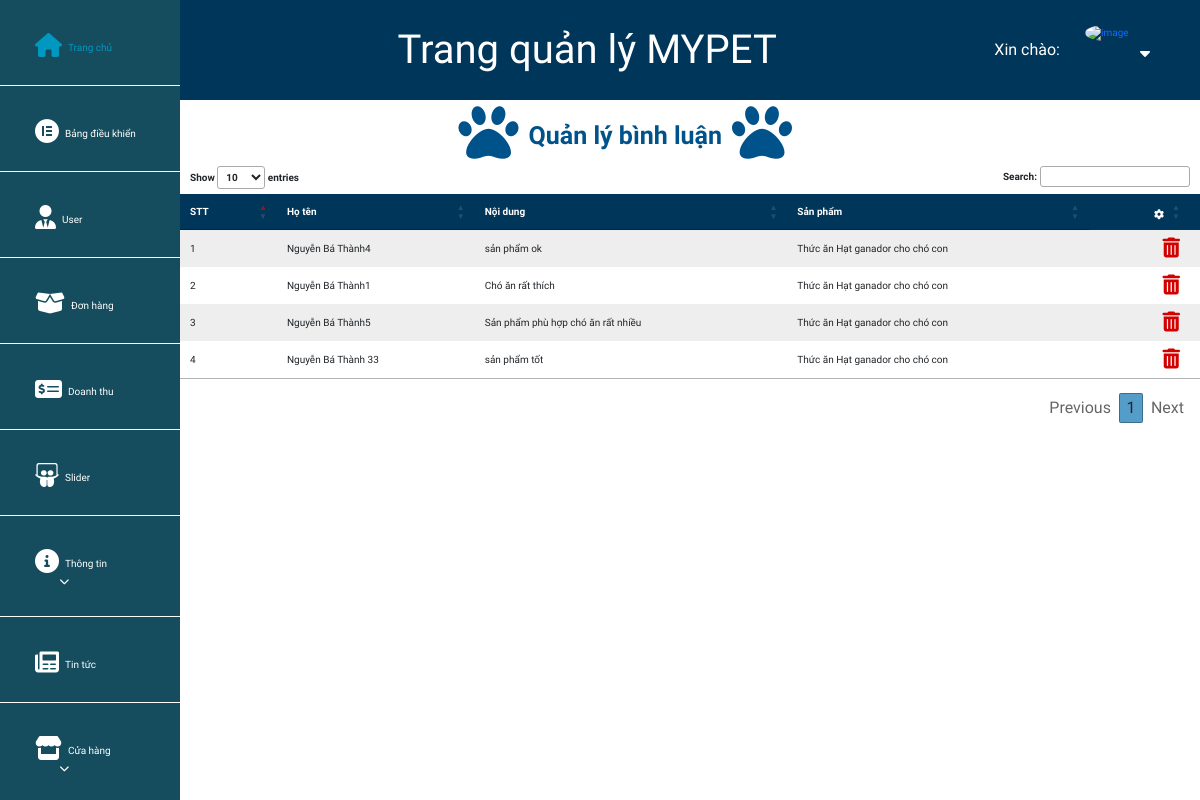
Before: /admin/comment.php with the older database file.
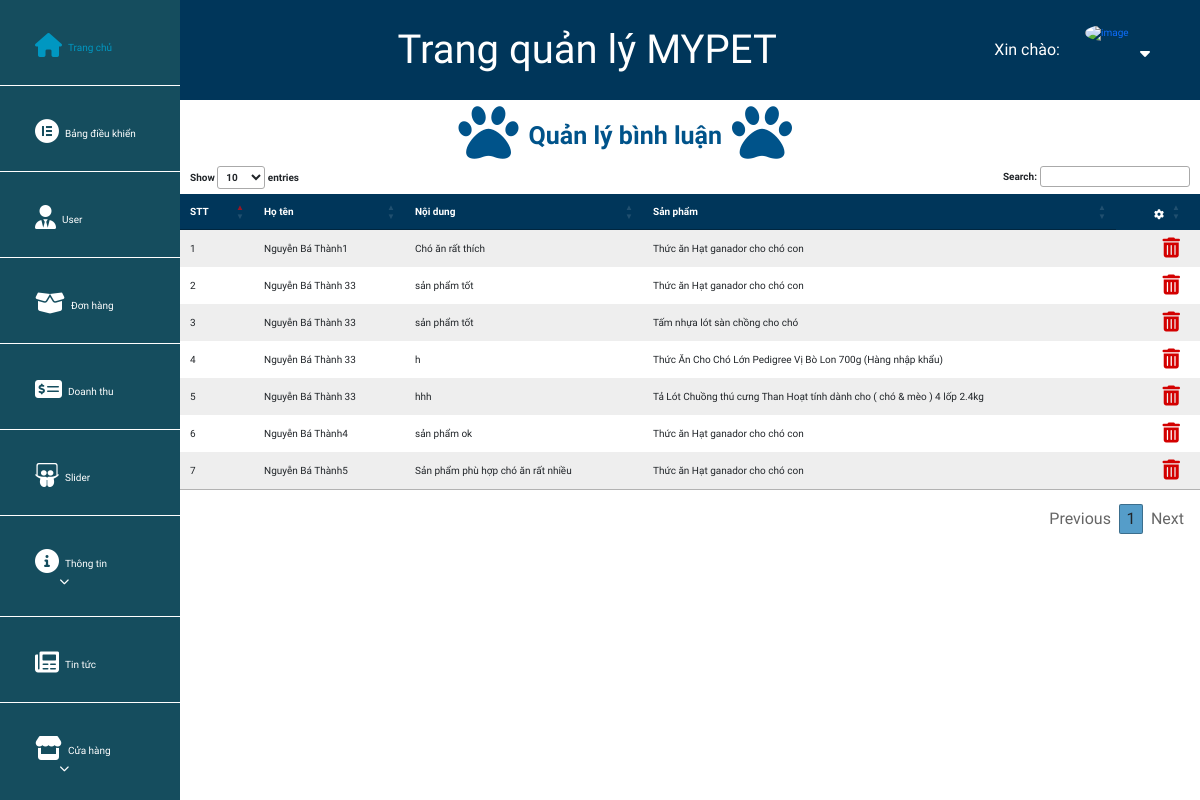
After: the same page with the newer database file.
### tables this page shows
CREATE TABLE `comment` (
  `id_comment` int(11) NOT NULL,
  `id_user` int(11) NOT NULL,
  `content_comment` longtext NOT NULL,
  `id_shop_fk` int(11) NOT NULL
);

CREATE TABLE `user` (
  `id` int(11) NOT NULL,
  `name` varchar(255) NOT NULL,
  `username` varchar(255) NOT NULL,
  `password` varchar(255) NOT NULL,
  `email` longtext NOT NULL,
  `phone` varchar(10) NOT NULL,
  `address` varchar(255) NOT NULL,
  `image` varchar(255) NOT NULL,
  `status` int(10) NOT NULL
);

CREATE TABLE `shop` (
  `id_shop` int(11) NOT NULL,
  `title` varchar(255) NOT NULL,
  `content` longtext NOT NULL,
  `price` int(11) NOT NULL,
  `promotion` int(11) NOT NULL,
  `image` varchar(255) NOT NULL,
  `id_category` int(11) NOT NULL,
  `status_shop` int(11) NOT NULL,
  `slug` varchar(255) NOT NULL
);

### admin/comment.php (the view, shortened to what this page needs)
<?php
include '../include/config.php';
$sqlSl_sv = "SELECT * FROM comment a join shop b on a.id_shop_fk = b.id_shop join user c on c.id = a.id_user";
$query_sv = $conn->prepare($sqlSl_sv);
$query_sv->execute();
$result_sv = $query_sv->fetchAll(PDO::FETCH_OBJ);
?>
<!DOCTYPE html>
<html lang="en">
<head>
    <link rel="stylesheet" href="../lib/fontawesome/css/all.min.css">
    <?php
    include "../include/link-css.php";
    ?>
    <link rel="stylesheet" href="./css-admin/jquery.dataTables.min.css">
    <link rel="stylesheet" href="./css-admin/style.css">
</head>
<body>
    <?php
    include("menu.php");
    ?>
    <div class="main-infor">
        <div class="main-infor-in">
            <div class="main-infor-chil">
                <div class="container-sevice main-infor-chil-in">
                    <div class="title-show-top-1">
                        <div class="title-show-top title-show-top2"><i class="fas fa-paw"></i>
                            <h1>Quản lý bình luận</h1><i class="fas fa-paw"></i>
                        </div>
                    </div>
                    <div class="form-infor">
                        <form action="" method="POST">
                            <table id="my-table" cellpadding="2" cellspacing="2">
                                <thead>
                                    <tr>
                                        <th>
                                            STT
                                        </th>
                                        <th>
                                            Họ tên
                                        </th>
                                        <th>
                                            Nội dung
                                        </th>
                                        <th>
                                            Sản phẩm
                                        </th>
                                        <th class="button-edit-delete">
                                            <i class="fas fa-cog"></i>
                                        </th>
                                    </tr>
                                </thead>
                                <tbody>
                                    <?php foreach ($result_sv as $key => $value) { ?>
                                    <tr>
                                        <td>
                                            <?php echo $key + 1 ?>
                                        </td>
                                        <td>
                                            <?php echo $value->name ?>
                                        </td>
                                        <td>
                                            <?php echo $value->content_comment ?>
                                        </td>
                                        <td>
                                            <?php echo $value->title ?>
                                        </td>
                                        <td>
                                            <div class="button-edit-delete">
                                                <div class="btn-delete-pre">
                                                    <a class="btn-delete"
                                                        href="./comment.php?delete_sv=<?php echo $value->id_comment ?>"
                                                        onclick="return confirm('Bạn chắc chắn muốn xóa?');"><i
                                                            class="fas fa-trash-alt"></i></a>
                                                </div>
                                            </div>
                                        </td>
                                    </tr>
                                    <?php } ?>
                                </tbody>
                            </table>
                        </form>
                    </div>
                </div>
            </div>
        </div>
    </div>
</body>
</html>

Changed rows visible on the page:
shown differently, row unchanged: comment "Chó ăn rất thích": moves up the list
shown differently, row unchanged: comment (number 2 of 7 on the later page): moves up the list
added comment: id_user.name "Nguyễn Bá Thành 33", content_comment "sản phẩm tốt", id_shop_fk.title "Tấm nhựa lót sàn chồng cho chó"
added comment: id_user.name "Nguyễn Bá Thành 33", content_comment "h", id_shop_fk.title "Thức Ăn Cho Chó Lớn Pedigree Vị Bò Lon 700g (Hàng nhập khẩu)"
added comment: id_user.name "Nguyễn Bá Thành 33", content_comment "hhh", id_shop_fk.title "Tả Lót Chuồng thú cưng Than Hoạt tính dành cho ( chó & mèo ) 4 lốp 2.4kg"
